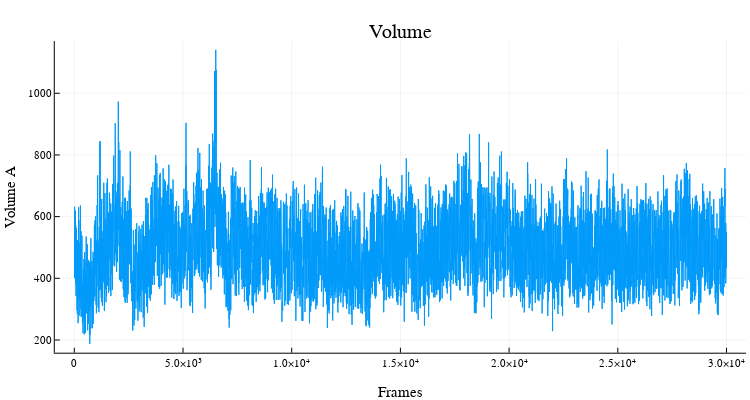

Notebook source saved alongside this figure:
### Code cell
plot(trj_vol,
    yaxis = "Volume A", xaxis = "Frames", title = "Volume",
    xticks = collect(0:5000:5E4),
    legend = false, size = (750, 400))

### Figure 1 — Plotly figure (JSON) as saved in the notebook; plotly's stock layout.template omitted (floating-point values rounded to 4 significant figures; data arrays with more than 128 entries replaced by an {"elided": "..."} marker saying what was removed)
{"data": [{"colorbar": {"title": ""}, "hoverinfo": "text", "legendgroup": "y1", "line": {"color": "rgba(0, 154, 250, 1.000)", "dash": "solid", "shape": "linear", "width": 1}, "mode": "lines", "name": "y1", "showlegend": true, "text": {"elided": "30000 null values"}, "type": "scatter", "x": {"elided": "30000 int values"}, "xaxis": "x", "y": {"elided": "30000 float values"}, "yaxis": "y"}], "layout": {"annotations": [{"font": {"color": "rgba(0, 0, 0, 1)", "family": "sans-serif", "size": 20}, "rotation": 0, "showarrow": false, "text": "Volume", "x": 0.5339, "xanchor": "center", "xref": "paper", "y": 1, "yanchor": "top", "yref": "paper"}], "height": 400, "margin": {"b": 20, "l": 0, "r": 0, "t": 20}, "paper_bgcolor": "rgba(255, 255, 255, 1.000)", "plot_bgcolor": "rgba(255, 255, 255, 1.000)", "showlegend": false, "width": 750, "xaxis": {"anchor": "y", "domain": [0.07303, 0.9948], "gridcolor": "rgba(0, 0, 0, 0.1)", "gridwidth": 0.5, "linecolor": "rgba(0, 0, 0, 1)", "mirror": false, "range": [-899.0, 30900.0], "showgrid": true, "showline": true, "showticklabels": true, "tickangle": 0, "tickcolor": "rgb(0, 0, 0)", "tickfont": {"color": "rgba(0, 0, 0, 1)", "family": "sans-serif", "size": 11}, "tickmode": "array", "ticks": "inside", "ticktext": ["0", "5.0×10³", "1.0×10⁴", "1.5×10⁴", "2.0×10⁴", "2.5×10⁴", "3.0×10⁴"], "tickvals": [0, 5000, 10000, 15000, 20000, 25000, 30000], "title": "Frames", "titlefont": {"color": "rgba(0, 0, 0, 1)", "family": "sans-serif", "size": 15}, "type": "linear", "visible": true, "zeroline": false, "zerolinecolor": "rgba(0, 0, 0, 1)"}, "yaxis": {"anchor": "x", "domain": [0.07581, 0.9415], "gridcolor": "rgba(0, 0, 0, 0.1)", "gridwidth": 0.5, "linecolor": "rgba(0, 0, 0, 1)", "mirror": false, "range": [158.7, 1169.0], "showgrid": true, "showline": true, "showticklabels": true, "tickangle": 0, "tickcolor": "rgb(0, 0, 0)", "tickfont": {"color": "rgba(0, 0, 0, 1)", "family": "sans-serif", "size": 11}, "tickmode": "array", "ticks": "inside", "ticktext": ["200", "400", "600", "800", "1000"], "tickvals": [200, 400, 600, 800, 1000], "title": "Volume A", "titlefont": {"color": "rgba(0, 0, 0, 1)", "family": "sans-serif", "size": 15}, "type": "linear", "visible": true, "zeroline": false, "zerolinecolor": "rgba(0, 0, 0, 1)"}}}
